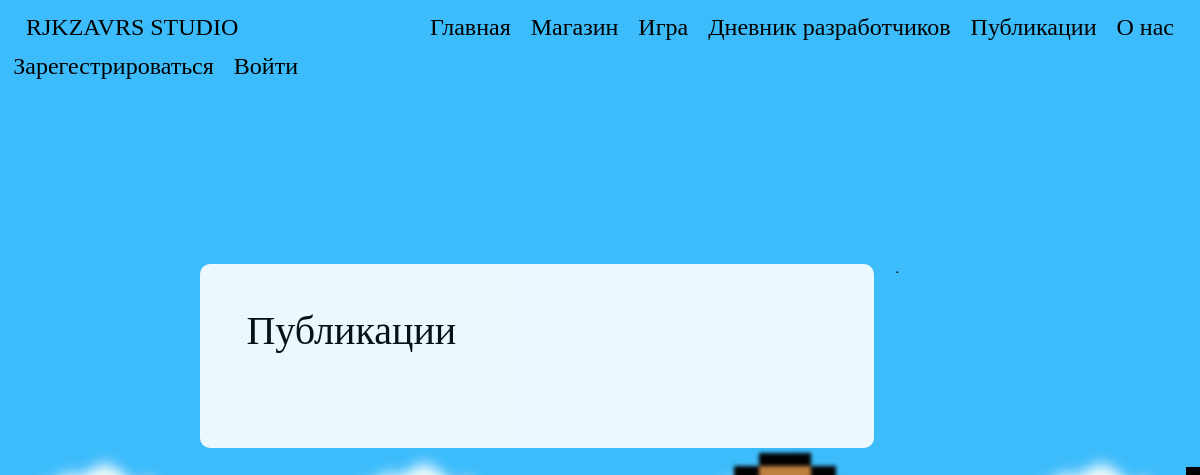
The page /Publications/ on the database as committed earlier.
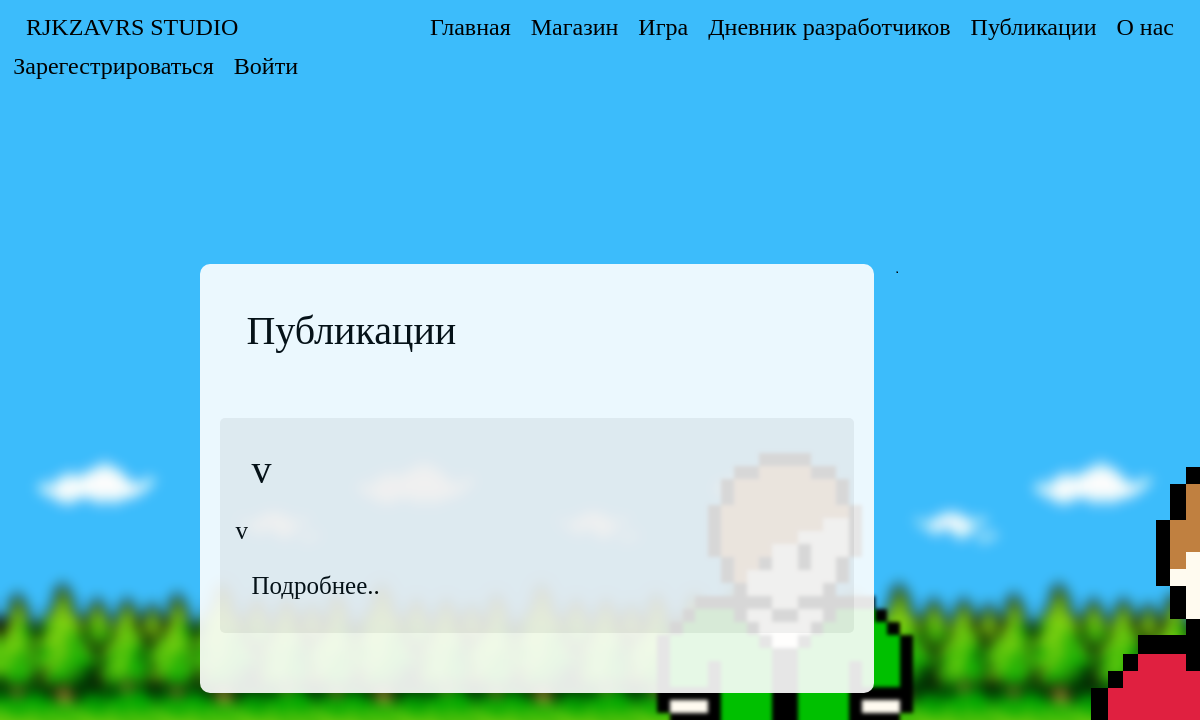
The same page on the database as committed later.
### data/publications.py (models this page shows, shortened)
class Publications(SqlAlchemyBase, SerializerMixin):
    __tablename__ = 'publications'
    id = sqlalchemy.Column(sqlalchemy.Integer, primary_key=True, autoincrement=True)
    header = sqlalchemy.Column(sqlalchemy.String, nullable=True)
    body = sqlalchemy.Column(sqlalchemy.String, nullable=True)
    created_date = sqlalchemy.Column(sqlalchemy.DateTime)
    comments = orm.relation('Comments')
    author_id = sqlalchemy.Column(sqlalchemy.Integer, sqlalchemy.ForeignKey("user.id"))
    author = orm.relation('User')

### run.py (the view)
@app.route("/Publications/")
def publication_list():
    status = 0
    if current_user.is_authenticated:
        status = current_user.status + 1
    session = db_session.create_session()
    publication = session.query(Publications).order_by(Publications.created_date.desc()).all()
    session.close()
    return render_template("/Publications.html", publications=publication, status=status, user=current_user,
                           style=url_for('static', filename='css/style.css'),
                           bgimg=get_image_profile(current_user))

### data/db_session.py (called while the page is built)
def create_session() -> Session:
    global __factory
    return __factory()

### run.py (called while the page is built)
def get_image_profile(user):
    bg_img = 1
    if user.is_authenticated:
        bg_img = user.background_image_id + 1
    return url_for('static', filename=f'img/background_img_{bg_img}.png')

### templates/Publications.html (shortened to what this page needs)
{% extends "base.html" %}
{% block content %}
<div class="title">
    {% if user.is_authenticated %}
    <div class="navbar">
        <div>
            <h1 class="title-text">Публикации</h1>
        </div>
        <div>
            <a href="/PublicationsAdd" class="btn btn-warning diary-text">Добавить публикацию</a>
        </div>
    </div>
    {% else %}
    <div class="navbar">
        <h1 class="title-text">Публикации</h1>
    </div>
    {% endif %}
</div>
<div>
    {% for publication in publications %}
    <div class="publication-block-header">
        <div class="right-column-block">
            <div class="navbar">
                <div class="diary-left-title">
                    <h1 class="diary-title">
                        {{publication.header}}
                    </h1>
                </div>
            </div>
            <div>
                <p class="diary-text">
                    {{publication.body.split("\n")[0]}}
                </p>
            </div>
            <div class="navbar">
                <div>
                    <a href="/Publication/{{publication.id}}">
                        <p class="diary-text">Подробнее..</p>
                    </a>
                </div>
            </div>
        </div>
    </div>
    {% endfor %}
</div>
{% endblock %}

Rows that differ between the two databases and show on the page:
added Publications: header "v", body "v"
